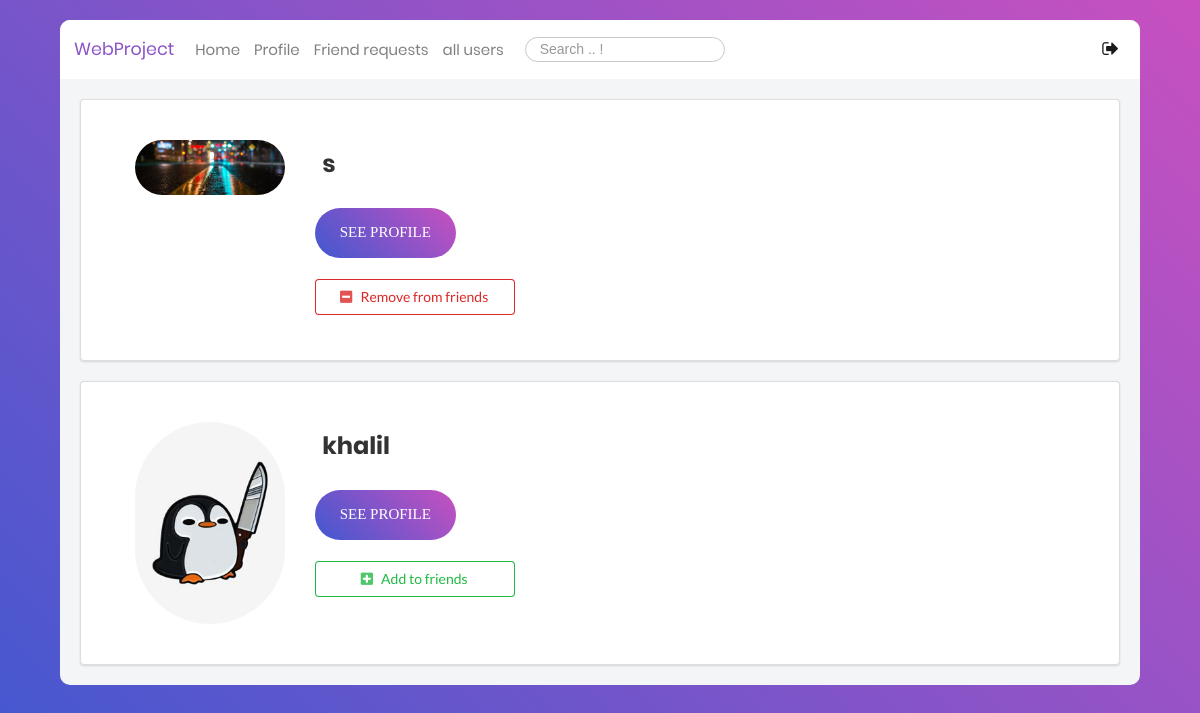
Page /all-profiles/ (signed in) on the committed database.
### users/models.py (models this page shows, shortened)
class Profile(models.Model):
    user = models.OneToOneField(User, on_delete=models.CASCADE)
    image = models.ImageField(default='default.jpg', upload_to='profile_pics')
    bgimage = models.ImageField(default='default.jpg', upload_to='bg_pics')
    friends = models.ManyToManyField(User, blank=True, related_name='friends')
    slug = models.SlugField(unique=True,default=uuid.uuid1)
    forget_password_token= models.CharField(max_length=100)
    updated = models.DateTimeField( auto_now=True)
    created = models.DateTimeField( auto_now_add=True)
    objects = ProfileManager()
    def get_absolute_url(self):
        return reverse("profile-detail-view", kwargs={"slug": self.slug})

### users/views.py (the view)
# urls.py: path('all-profiles/', views.ProfileListView.as_view(), name="all-profiles-view"),
class ProfileListView(ListView):
    model = Profile
    template_name = "users/profile_list.html"
    context_object_name = "qs"
    def get_queryset(self):
        qs = Profile.objects.get_all_profiles(self.request.user)
        return qs
    def get_context_data(self, **kwargs):
        context = super().get_context_data(**kwargs)
        user = User.objects.get(username__iexact=self.request.user)
        profile = Profile.objects.get(user=user)
        rel_r = Relationship.objects.filter(sender=profile)
        rel_s = Relationship.objects.filter(receiver=profile)
        rel_receiver = []
        rel_sender = []
        for item in rel_r:
            rel_receiver.append(item.receiver.user)
        for item in rel_s:
            rel_sender.append(item.sender.user)
        context["rel_receiver"] = rel_receiver
        context["rel_sender"] = rel_sender
        context["is_empty"] = False
        if len(self.get_queryset()) == 0:
            context["is_empty"] = True
        return context

### users/models.py (called while the page is built)
    def get_all_profiles(self, me):
        profiles = Profile.objects.all().exclude(user=me)
        return profiles

### users/templates/users/profile_list.html (shortened to what this page needs)
{% extends 'blog/base.html' %}
{% block content %}
    {% for obj in qs %}
        <div class="ui segment" style="margin:20px">
            <div class="ui grid" >
                <div class="row" style="padding: 20px;margin:20px">
                    <div class="three wide column">
                        <img class="ui small circular image" src="{{obj.image.url}}">
                    </div>
                    <div class="thirteen wide column" >
                        <span class="login100-form-title animated" style="display: inline;   padding-left: 1%;  line-height: 2;">
						{{obj.user}}
					</span>
                        <div class="container-login100-form-btn" style="justify-content: left;">
                             <a href="{{obj.get_absolute_url}}">
                            <button class="login100-form-btn">
                                See profile
                            </button></a>
                        </div>
                        <br>
                        {% if obj.user not in rel_receiver and obj.user not in rel_sender %}
                            <form action=" {% url 'send-invite' %} " method="POST">
                                <button type="submit" class="ui positive basic button mb-5 w-big"><i class="plus square icon"></i>Add to friends</button>
                            </form>
                         {% endif %}
                        {% if request.user in obj.friends.all %}
                        <form action="{% url 'remove-friend' %}" method="POST">
                            <button type="submit" class="ui negative basic button mb-5 w-big"><i class="minus square icon"></i>Remove from friends</button>
                        </form>
                        {% endif %}
                    </div>
                </div>
            </div>
        </div>
    {% endfor %}
{% endblock content %}

### blog/static/blog/css/main.css (style rules this page uses)
* { margin: 0px; padding: 0px; box-sizing: border-box; }
body, html { height: 100%; font-family: Poppins-Regular, sans-serif; }
a { font-family: Poppins-Regular; font-size: 14px; line-height: 1.7; color: #666666; margin: 0px; transition: all 0.4s; -webkit-transition: all 0.4s; -o-transition: all 0.4s; -moz-transition: all 0.4s; }
button { outline: none !important; border: none; background: transparent; }
.login100-form-title { font-family: Poppins-Bold; font-size: 24px; color: #333333; line-height: 1.2; text-align: center; width: 100%; display: block; padding-bottom: 54px; }
.container-login100-form-btn { width: 100%; display: -webkit-box; display: -webkit-flex; display: -moz-box; display: -ms-flexbox; display: flex; flex-wrap: wrap; justify-content: center; padding-top: 20px; }
.login100-form-btn { font-family: Montserrat-Bold; font-size: 15px; line-height: 1.5; color: #fff; text-transform: uppercase; width: 100%; height: 50px; border-radius: 25px; background: -webkit-linear-gradient(-135deg, #c850c0, #4158d0); display: -webkit-box; display: -webkit-flex; display: -moz-box; display: -ms-flexbox; display: flex; justify-content: center; align-items: center; padding: 0 25px; -webkit-transition: all 0.4s; -o-transition: all 0.4s; -moz-transition: all 0.4s; transition: all 0.4s; }
.mb-5 { margin-bottom: 5px !important; }
.w-big { width: 200px !important; }

### rows in the picture
Profile: image (picture), user "s"
Profile: image (placeholder picture), user "khalil"
